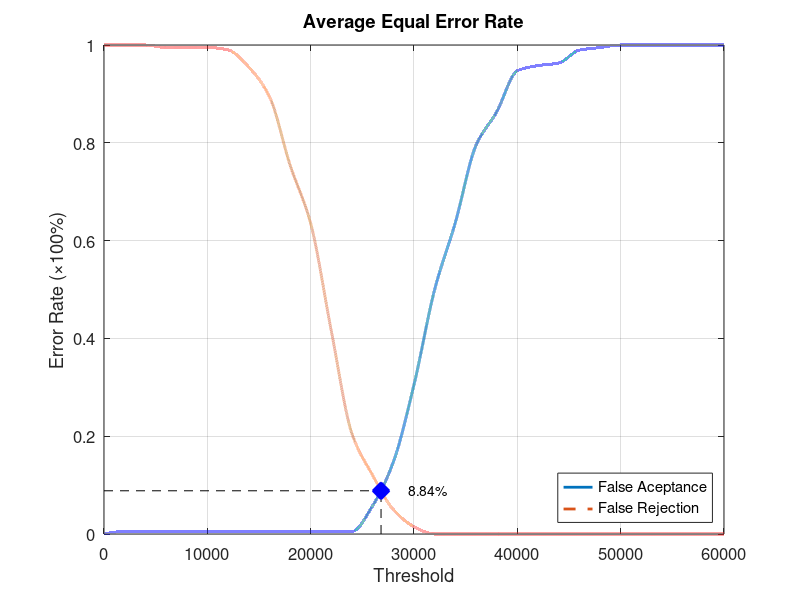
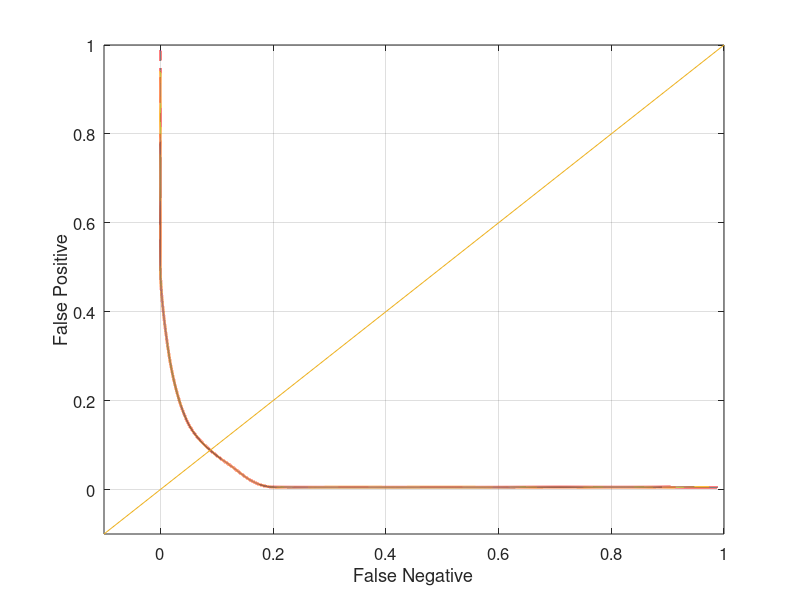

Reproduce these figures in MATLAB, in order.
function yEER = Database4_2
close all;
clear;
clc;
x = 0:2000:60000;
xq = 0:0.5:60000;

y0 = [0 0.00526316 0.00526316 0.00526316 0.00526316 0.00526316 0.00526316 0.00526316 0.00526316 0.00526316 0.00526316 0.00526316 0.00526316 0.0578947 0.147368 0.305263 0.5 0.636842 0.794737 0.863158 0.947368 0.957895 0.963158 0.989474 0.994737 1 1 1 1 1 1];
yy0 = interp1(x, y0, xq, 'pchip');
y1 = [1 1 1 0.995 0.995 0.995 0.99 0.955 0.895 0.755 0.635 0.415 0.205 0.12 0.05 0.015 0 0 0 0 0 0 0 0 0 0 0 0 0 0 0];
yy1 = interp1(x, y1, xq, 'pchip');

% Calculating EER: 
y2 = abs(y0 - y1);
find(y2 == min(y2))
yy2 = abs(yy0 - yy1);
xEER = find(yy2 == min(yy2));
xEERIndex = xq(xEER) % X-axis EER
yEER = yy0(xEER) % Y-axis EER

main = figure
plot(xq, yy0,'-','LineWidth', 2);	hold on
plot(xq, yy1,'--','LineWidth', 2);	hold on
plot([xEERIndex xEERIndex], [0 yEER], 'k--');	hold on
plot([0 xEERIndex], [yEER yEER], 'k--');	hold on
plot(xEERIndex, yEER, 'bx', 'LineWidth', 10);	hold on
text(xEERIndex + 10 * xEERIndex / 100, yEER, [num2str(round((10000 * yEER)) / 100) '%'])
legend('False Aceptance', 'False Rejection', 'Location', 'SouthEast')
xlabel('Threshold')
ylabel('Error Rate (\times100%)')
title('Average Equal Error Rate')
set(gca, 'FontSize', 12)
axis([0 60000 0 1])
grid on

print(main, 'Database4_2Main', '-dpng');
FNRxFPR = figure('Color', [1 1 1]);
plot(yy1, yy0, '-', yy1, yy0, 'LineWidth', 2);
hold on
y = -0.1:0.1:1
plot(y, y); 
set(gca, 'FontSize', 12)
xlabel('False Negative')
ylabel('False Positive')
axis([-0.1 1 -0.1 1])
set(gca, 'FontSize', 12)
grid on

print(FNRxFPR, 'Database4_2FNRxFPR','-dpng');
end
